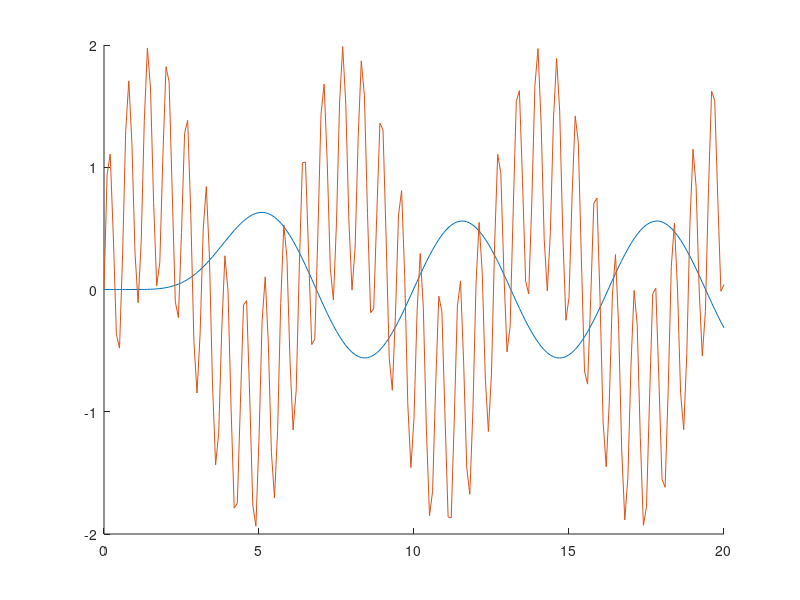

Write MATLAB code to recreate this figure. (Note: this script raises an error after producing the figure.)
ts = [0.0 0.1 0.2 0.3 0.4 0.5 0.6 0.7 0.8 0.9 1 1.1 1.2 1.3 1.4 1.5 1.6 1.7 1.8 1.9 2 2.1 2.2 2.3 2.4 2.5 2.6 2.7 2.8 2.9 3 3.1 3.2 3.3 3.4 3.5 3.6 3.7 3.8 3.9 4 4.1 4.2 4.3 4.4 4.5 4.6 4.7 4.8 4.9 5 5.1 5.2 5.3 5.4 5.5 5.6 5.7 5.8 5.9 6 6.1 6.2 6.3 6.4 6.5 6.6 6.7 6.8 6.9 7 7.1 7.2 7.3 7.4 7.5 7.6 7.7 7.8 7.9 8 8.1 8.2 8.3 8.4 8.5 8.6 8.7 8.8 8.9 9 9.1 9.2 9.3 9.4 9.5 9.6 9.7 9.8 9.9 10 10.1 10.2 10.3 10.4 10.5 10.6 10.7 10.8 10.9 11 11.1 11.2 11.3 11.4 11.5 11.6 11.7 11.8 11.9 12 12.1 12.2 12.3 12.4 12.5 12.6 12.7 12.8 12.9 13 13.1 13.2 13.3 13.4 13.5 13.6 13.7 13.8 13.9 14 14.1 14.2 14.3 14.4 14.5 14.6 14.7 14.8 14.9 15 15.1 15.2 15.3 15.4 15.5 15.6 15.7 15.8 15.9 16 16.1 16.2 16.3 16.4 16.5 16.6 16.7 16.8 16.9 17 17.1 17.2 17.3 17.4 17.5 17.6 17.7 17.8 17.9 18 18.1 18.2 18.3 18.4 18.5 18.6 18.7 18.8 18.9 19 19.1 19.2 19.3 19.4 19.5 19.6 19.7 19.8 19.9 20];
ys = [0.0 7.71173e-17 7.27609e-13 1.11175e-10 3.47125e-09 4.62728e-08 3.59235e-07 1.91191e-06 7.70971e-06 2.51062e-05 6.90295e-05 0.000165504 0.000354644 0.000692393 0.00125095 0.00211821 0.00339673 0.00520249 0.00766338 0.010917 0.0151079 0.0203845 0.0268957 0.0347874 0.0441997 0.0552621 0.068089 0.082774 0.099385 0.117959 0.1385 0.16097 0.185294 0.211349 0.238972 0.267949 0.298028 0.328914 0.360276 0.391754 0.422956 0.453475 0.482887 0.510764 0.536679 0.560215 0.580969 0.598562 0.612643 0.622894 0.629043 0.630857 0.628157 0.62081 0.608742 0.59193 0.570411 0.544275 0.513669 0.478795 0.439904 0.397294 0.351314 0.302349 0.250825 0.197198 0.141954 0.0855958 0.0286474 -0.0283583 -0.0848827 -0.140388 -0.194345 -0.246235 -0.295558 -0.341837 -0.384623 -0.423499 -0.458088 -0.488053 -0.513102 -0.532991 -0.547526 -0.556566 -0.560026 -0.557872 -0.550132 -0.536883 -0.51826 -0.494451 -0.465695 -0.432279 -0.394541 -0.352856 -0.307643 -0.259354 -0.208471 -0.155502 -0.100979 -0.0454456 0.0105422 0.0664255 0.121646 0.175652 0.227904 0.277878 0.325076 0.369026 0.409289 0.445463 0.477187 0.504142 0.52606 0.542722 0.553961 0.559666 0.559779 0.554298 0.543279 0.526832 0.50512 0.478362 0.446825 0.410823 0.370716 0.326905 0.279827 0.229953 0.177783 0.123836 0.0686515 0.0127806 -0.0432182 -0.0987848 -0.153364 -0.206411 -0.257395 -0.305808 -0.351166 -0.393015 -0.430936 -0.464552 -0.493526 -0.517569 -0.536441 -0.549953 -0.55797 -0.560412 -0.557254 -0.548528 -0.534322 -0.514778 -0.490089 -0.460504 -0.426317 -0.38787 -0.345549 -0.299775 -0.251006 -0.199729 -0.146455 -0.0917183 -0.0360656 0.0199471 0.0757605 0.130817 0.184568 0.236474 0.286017 0.332701 0.376062 0.415665 0.451116 0.482059 0.508185 0.529233 0.544994 0.555309 0.560076 0.559247 0.55283 0.540889 0.523544 0.500967 0.473385 0.441074 0.404356 0.363597 0.319205 0.271623 0.221328 0.168821 0.114628 0.0592898 0.00335824 -0.052607 -0.108046 -0.162405 -0.215142 -0.265729 -0.313661];
hold on;
plot (ts, ys);
plot (ts, sin(ts) + sin(10*ts))
hold off;
ys(-1)